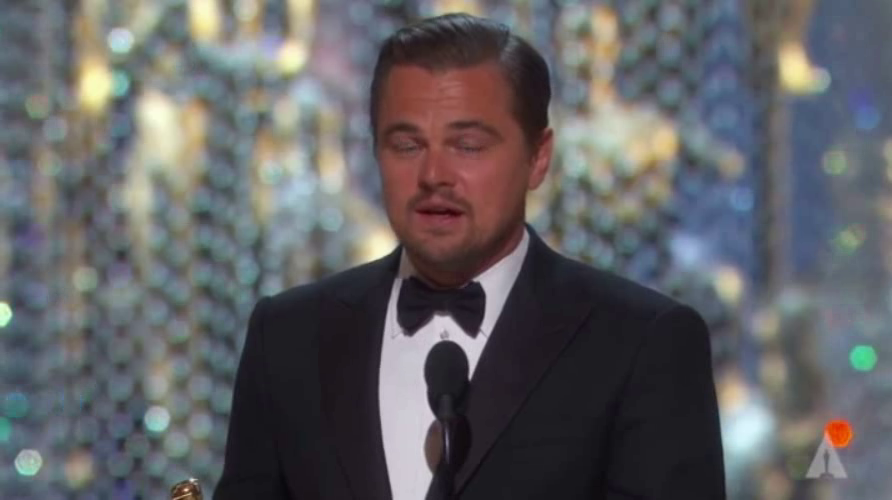
#> input picture frame 41 of td6/images/images/video1.mp4, 892 x 500 px, given in place of video2.avi, which was not available
$ python ex3.py
#> lines starting #> are read from the running program, lines starting #| are printed output that depends on the picture; after the words box and inside, x2 and y2 are one past the last pixel; in counts of white or black regions, pixels touching at a corner belong together; pictures that were not available may be replaced by others from this repository, and a replacement may not be noted
import cv2 as cv
import matplotlib.pyplot as plt
import numpy as np


def apply_sepia(image):
    kernel = np.array(
        [[0.272, 0.534, 0.131], [0.349, 0.686, 0.168], [0.393, 0.769, 0.189]]
    )
    sepia_image = cv.transform(image, kernel)
    sepia_image = np.clip(sepia_image, 0, 255)
    return sepia_image


def apply_negative(image):
    return cv.bitwise_not(image)


def apply_binary(image):
    gray = cv.cvtColor(image, cv.COLOR_BGR2GRAY)
    _, binary_image = cv.threshold(gray, 127, 255, cv.THRESH_BINARY)
    return cv.cvtColor(binary_image, cv.COLOR_GRAY2BGR)


def apply_green_channel(image):
    green_channel = image.copy()
    green_channel[:, :, 0] = 0
    green_channel[:, :, 2] = 0
    return green_channel


cap = cv.VideoCapture("C:/Users/georg/projets/m1/2025/trait_img/td5/images/video2.avi")
while cap.isOpened():
    ret, frame = cap.read()
#> frame is the input picture: shape (500, 892, 3); mean B, G, R 100.1, 97.2, 97.7
    if not ret:
        print("Impossible de recevoir la frame (fin du flux?). Sortie ...")
        break

    height, width, _ = frame.shape
#> height = 500; width = 892
    part_height = height // 2
#> part_height = 250
    part_width = width // 3
#> part_width = 297

    parts = [
        frame[0:part_height, 0:part_width],  # Original
        frame[0:part_height, part_width : 2 * part_width],  # Negative
        frame[0:part_height, 2 * part_width : width],  # Binary
        frame[part_height:height, 0:part_width],  # Green Channel
        frame[part_height:height, part_width : 2 * part_width],  # Sepia
        frame[part_height:height, 2 * part_width : width],  # Pencil Sketch
    ]

    parts[1] = apply_negative(parts[1])
#> in apply_negative, `return cv.bitwise_not(image)`:
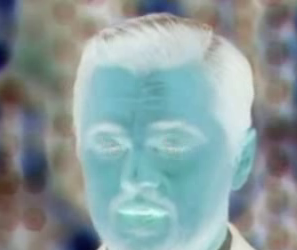
#> returned value: shape (250, 297, 3); mean of channels 0, 1, 2 157.1, 155.7, 137.4; drawn as B, G, R
    parts[2] = apply_binary(parts[2])
#> in apply_binary, `gray = cv.cvtColor(image, cv.COLOR_BGR2GRAY)`:
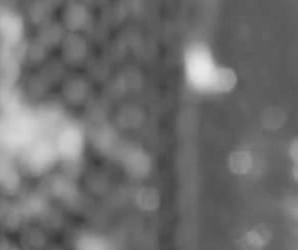
#> gray: shape (250, 298); min 56, max 232, mean 110.3
#> in apply_binary, `_, binary_image = cv.threshold(gray, 127, 255, cv.THRESH_BINARY)`:
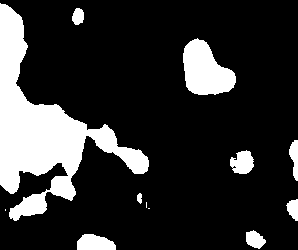
#> binary_image: shape (250, 298); 18.7% white; 12 white regions (3 under 20 px), largest, box (x1, y1, x2, y2) and area: (0, 3, 149, 221) 10114, (183, 38, 236, 95) 2006, (77, 234, 116, 250) 497
    parts[3] = apply_green_channel(parts[3])
#> in apply_green_channel, `green_channel[:, :, 0] = 0`:
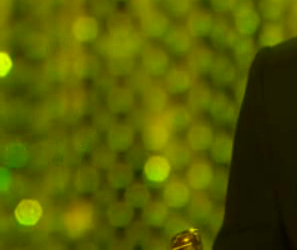
#> green_channel: shape (250, 297, 3); mean of channels 0, 1, 2 0, 92, 84.7; drawn as B, G, R
#> in apply_green_channel, `green_channel[:, :, 2] = 0`:
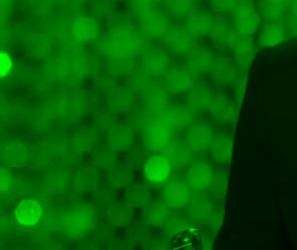
#> green_channel: shape (250, 297, 3); mean of channels 0, 1, 2 0, 92, 0; drawn as B, G, R
    parts[4] = apply_sepia(parts[4])
#> in apply_sepia, `sepia_image = cv.transform(image, kernel)`:
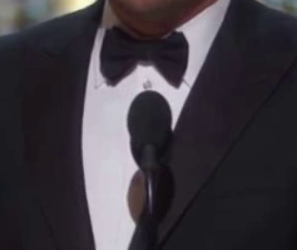
#> image: shape (250, 297, 3); mean of channels 0, 1, 2 64.7, 57.9, 62.7; drawn as B, G, R
    _, parts[5] = cv.pencilSketch(parts[5], sigma_s=60, sigma_r=0.07, shade_factor=0.05)

    combined_image = np.vstack([np.hstack(parts[:3]), np.hstack(parts[3:])])
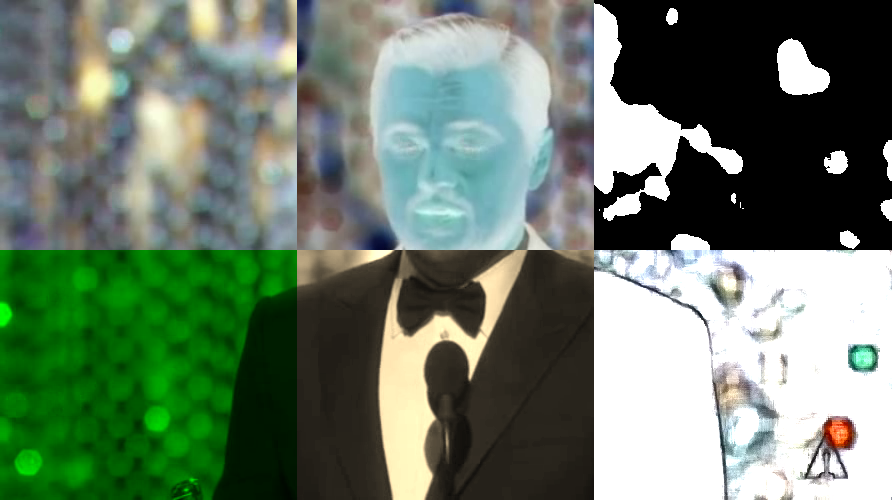
#> combined_image: shape (500, 892, 3); mean of channels 0, 1, 2 105.1, 124, 106; drawn as B, G, R

    plt.imshow(cv.cvtColor(combined_image, cv.COLOR_BGR2RGB))
    plt.axis("off")
    plt.draw()
    plt.pause(0.001)
    plt.clf()

cap.release()
plt.close()

$ run again, starting later in the video
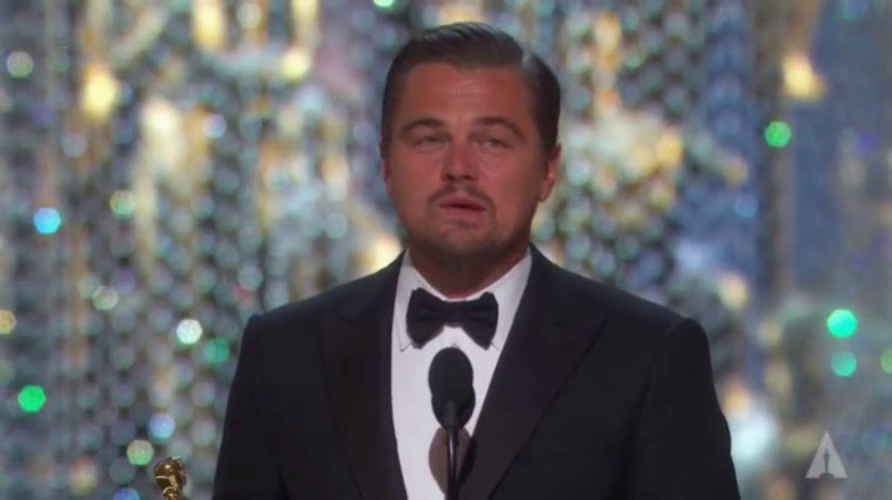
#> input picture frame 187 of td6/images/images/video1.mp4, 892 x 500 px, given in place of video2.avi, which was not available
#> frame is the input picture: shape (500, 892, 3); mean B, G, R 101.3, 98.7, 98.3
#> in apply_binary, `_, binary_image = cv.threshold(gray, 127, 255, cv.THRESH_BINARY)`:
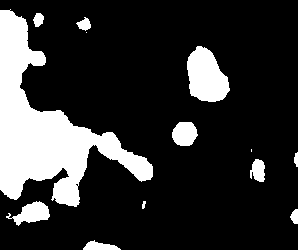
#> binary_image: shape (250, 298); 19.3% white; 13 white regions (2 under 20 px), largest, box (x1, y1, x2, y2) and area: (0, 9, 153, 207) 10756, (187, 46, 230, 102) 1694, (6, 201, 50, 226) 561
#> `combined_image = np.vstack([np.hstack(parts[:3]), np.hstack(parts[3:])])`:
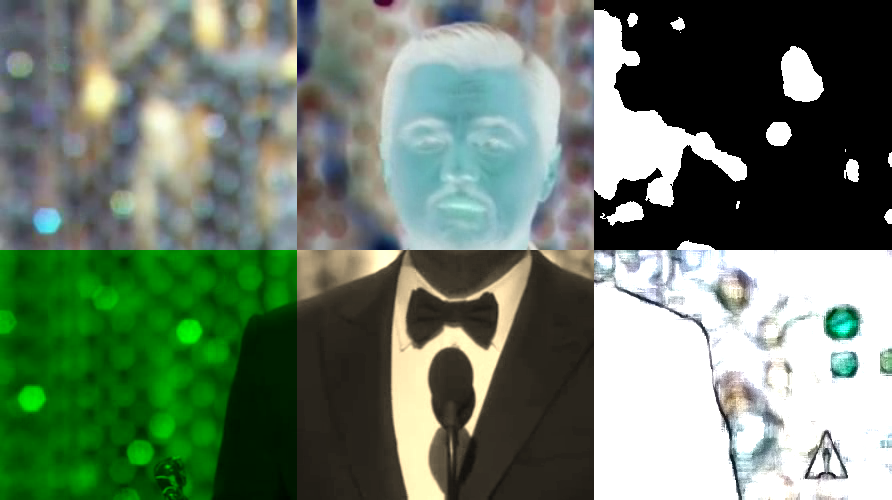
#> combined_image: shape (500, 892, 3); mean of channels 0, 1, 2 105.4, 124.7, 106.2; drawn as B, G, R

$ run again, starting later in the video
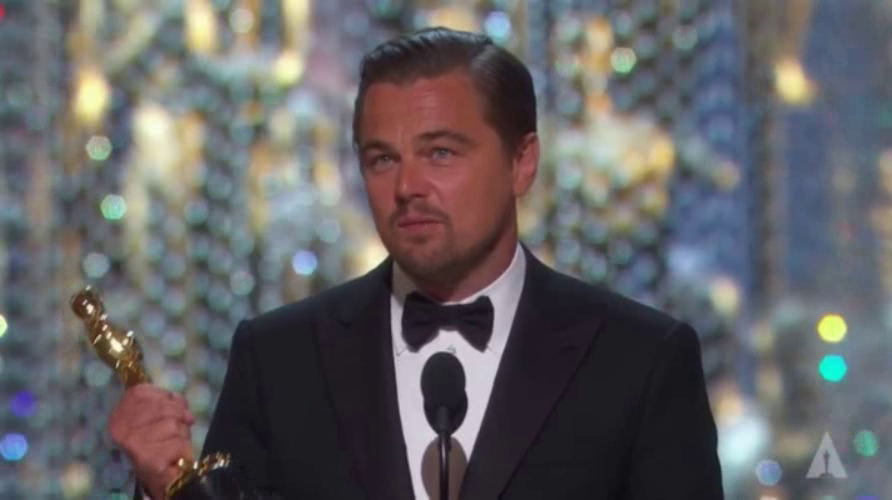
#> input picture frame 332 of td6/images/images/video1.mp4, 892 x 500 px, given in place of video2.avi, which was not available
#> frame is the input picture: shape (500, 892, 3); mean B, G, R 100.2, 97.6, 99.4
#> in apply_binary, `_, binary_image = cv.threshold(gray, 127, 255, cv.THRESH_BINARY)`:
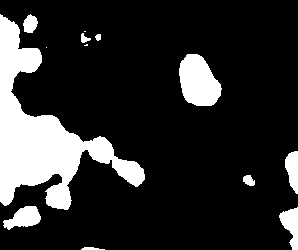
#> binary_image: shape (250, 298); 17.1% white; 13 white regions (3 under 20 px), largest, box (x1, y1, x2, y2) and area: (0, 14, 145, 210) 9262, (179, 54, 222, 106) 1622, (3, 206, 41, 230) 551
#> `combined_image = np.vstack([np.hstack(parts[:3]), np.hstack(parts[3:])])`:
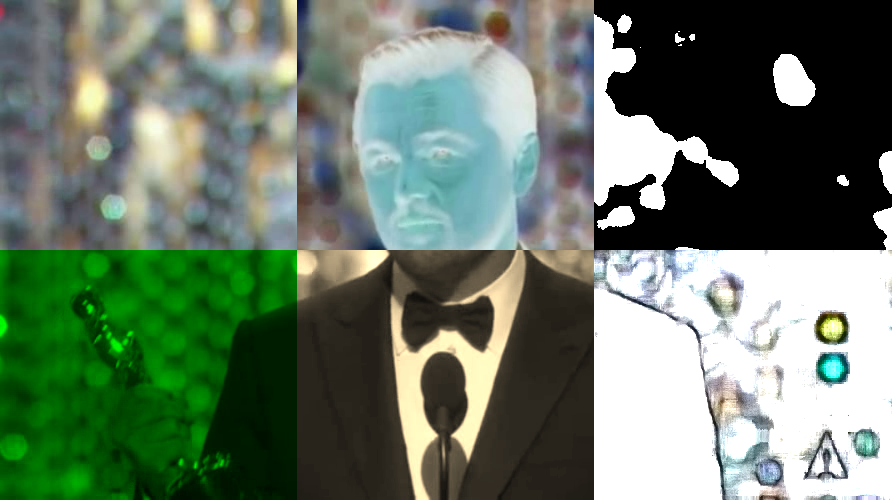
#> combined_image: shape (500, 892, 3); mean of channels 0, 1, 2 103.7, 121.8, 104.7; drawn as B, G, R
